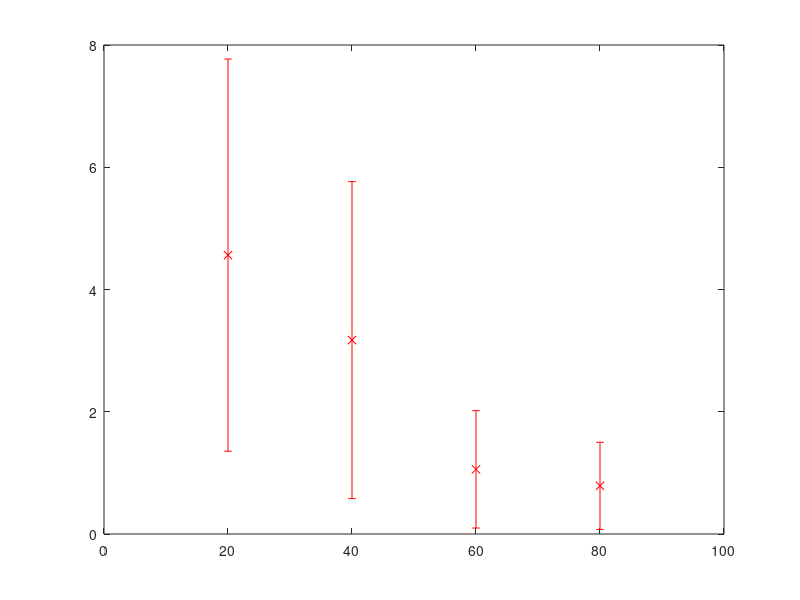
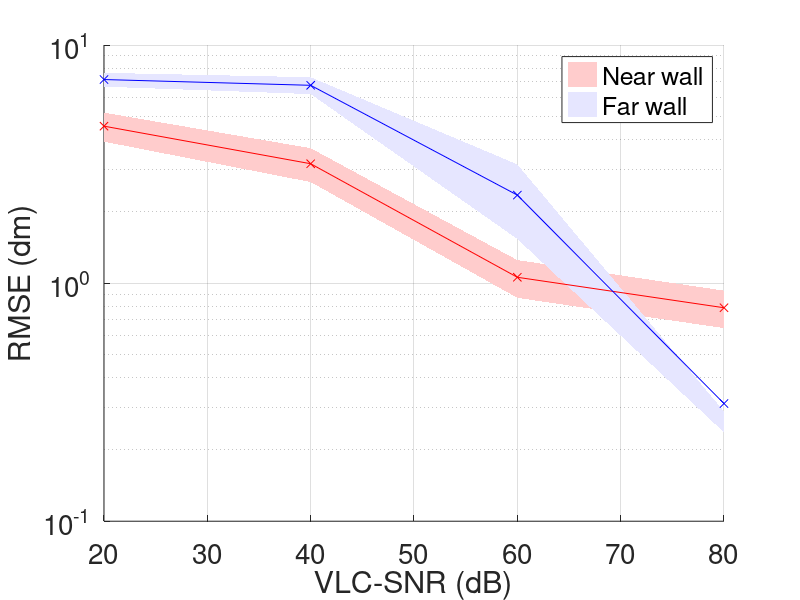

The MATLAB script that drew these images, in order:
clc;clear all;close all;
x=[20 40 60 80];

lower_near=[.3926 .2657 .0867 .0647]*10;
upper_near=[.5199 .3686 .1249 .0930]*10;
y_near=[.4562 .3172 .1058 .0788]*10;
e_near=[0.3208 0.2593 0.0960 0.0713]*10
errorbar(x,y_near,e_near,'rx');

lower_far=[.6684 .6221 .1532 .0236]*10;
upper_far=[.7639 .7324 .3152 .0289]*10;
y_far=[0.7161 0.6772 0.2342 0.0312]*10;
e_far=[0.2408 0.2781 0.4082 0.0385]*10
% figure
% ciplot(lower_near,upper_near,x)
% hold on
% ciplot(lower_far,upper_far,x)


figure
hp1 = patch([x x(end:-1:1) x(1)], [lower_near upper_near(end:-1:1) lower_near(1)], 'r');
hp2 = patch([x x(end:-1:1) x(1)], [lower_far upper_far(end:-1:1) lower_far(1)], 'r');

hold on;
hl1 = semilogy(x,y_near);
hl2 = semilogy(x,y_far);

set(hp1, 'facecolor', [1 0.8 0.8], 'edgecolor', 'none');
set(hp2, 'facecolor', [.9 .9 1], 'edgecolor', 'none');
set(hl1, 'color', 'r', 'marker', 'x');
set(hl2, 'color', 'b', 'marker', 'x');
set(gca,'fontsize',20)
xlabel('VLC-SNR (dB)')
ylabel('RMSE (dm)')
legend('Near wall','Far wall')

grid on
